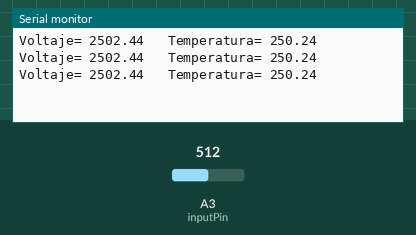
The sketch below on a simulated Arduino Uno, built with avr-gcc and run on an emulated ATmega328P. Shown: the last lines printed to the serial monitor. The inputs (shaded band) are chosen by the test bench; at power-on: A3 (inputPin) = 512.

Above: at 1.3 s.
1.4 s: A3 (inputPin) set to 716
At 1.9 s:
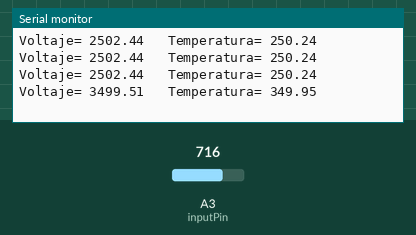
2.9 s: A3 (inputPin) set to 900
At 3.4 s:
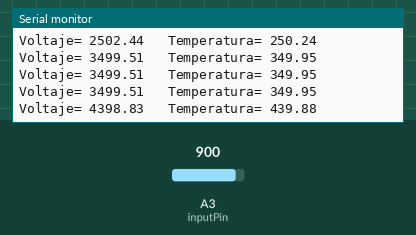
Timing chart, 0 to 5.9 s (numbered marks = the images above; inputs shaded):
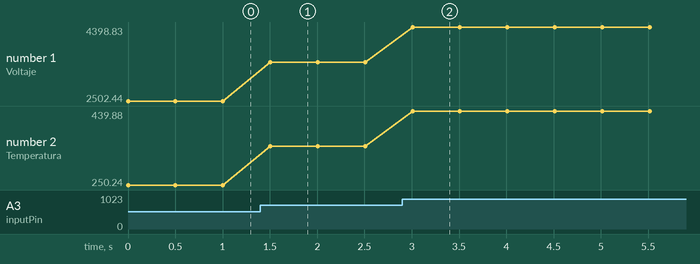

Measured:
- after the input at 1.4 s, the serial monitor: prints a new line after 0.10 s (image 1)
- after the input at 2.9 s, the serial monitor: prints a new line after 0.11 s (image 2)
- plotted number 1: 2502.44 → 3499.51 after the input at 1.4 s, 3499.51 → 4398.83 after the input at 2.9 s
- plotted number 2: 250.24 → 349.95 after the input at 1.4 s, 349.95 → 439.88 after the input at 2.9 s

The sketch:

sensorTemperatura.ino
```cpp
const int inputPin = A3;
int raw = 0;

double voltaje = 0;
double temp = 0;

void setup() {
  // put your setup code here, to run once:
  pinMode(inputPin,INPUT);
  Serial.begin(9600);


}

void loop() {
  // put your main code here, to run repeatedly:
  raw = analogRead(inputPin);
  voltaje = (raw/1023.0)*5000; // en milivoltios
  temp = voltaje*0.1;

  Serial.print("Voltaje= ");
  Serial.print(voltaje);
  Serial.print("\t Temperatura= ");
  Serial.println(temp);
  delay(500);
}
```
